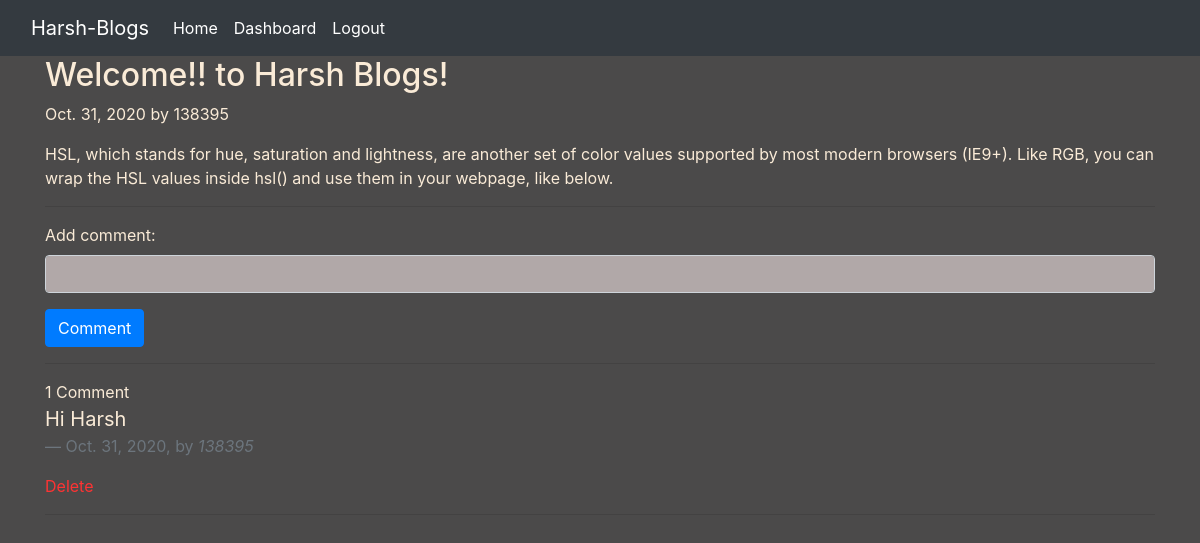
The page /10/ (signed in) on the database its author committed.
### blogapp/models.py (models this page shows, shortened)
class Post(models.Model):
    title = models.CharField(max_length=100)
    desc = models.TextField()
    post_date = models.DateField(auto_now_add=True)
    class Meta:
        ordering = ['-id']

class Comments(models.Model):
    post = models.ForeignKey(Post, on_delete=models.CASCADE)
    user = models.ForeignKey(User, on_delete=models.CASCADE)
    content = models.TextField(max_length=30)
    timestamp = models.DateField(auto_now_add=True)

### blogapp/views.py (the view)
# urls.py: path('<str:id>/', views.blog_page, name='blogpage'),
def blog_page(request, id):
    post = Post.objects.filter(id=id).first()
    comment = Comments.objects.filter(post=post).order_by('-id')
    if request.method == 'POST':
        comment_form = CommentForm(request.POST)
        if comment_form.is_valid():
            if request.user.is_authenticated:
                content = request.POST.get('content')
            else:
                return redirect('/login/')
            comment = Comments.objects.create(post=post, user=request.user, content=content)
            comment.save()
            return HttpResponseRedirect(request.path_info)
    else:
        comment_form = CommentForm()
    return render(request, 'blogapp/BlogPage.html', {'post': post, 'comment': comment, 'comment_form': comment_form})

### blogapp/forms.py
class CommentForm(forms.ModelForm):
    class Meta:
        model = Comments
        fields = ('content',)
        labels = {'content': 'Add comment'}
        widgets = {'content': forms.TextInput(attrs={'class': 'form-control'}), }

### blogapp/templates/blogapp/BlogPage.html (shortened to what this page needs)
{% extends 'blogapp/base.html' %}
{% load static %}
{% block content %}
<div class="container">
    <h2 class="blog-post-title">{{post.title}}</h2>
    <p class="blog-post-meta">{{post.post_date}} by {{request.user}}</p>
    <p>{{post.desc}}</p>
<hr>
<form method="post">
    {{comment_form.as_p}}
    <input type="submit" class="btn btn-primary" value="Comment">
</form>
<hr>
<div class="main-comment-section">
    {{comment.count}} Comment{{ Comments|pluralize }}
{% for comment in comment %}
    <blockquote class="blockquote">
      <p class="mb-0">{{comment.content}}</p>
      <footer class="blockquote-footer">{{comment.timestamp}},   by <cite title="Source Title">{{comment.user|capfirst}}</cite></footer>
    </blockquote>
    <a style="color:hsl(0,100%,60%);" href="{% url 'deletecomment' comment.id %}?next={{ request.path }}">Delete</a>
    <hr>
{% endfor %}
</div>
    </div>
{% endblock content %}

### blogapp/static/blogapp/css/style.css (style rules this page uses)
body { background-color : rgb(75, 74, 74); color : antiquewhite; }
.form-control { background-color : rgb(177, 168, 168); }

### rows shown on the page
Post: title "Welcome!! to Harsh Blogs!", post_date "Oct. 31, 2020", desc "HSL, which stands for hue, saturation and lightness, are another set of color values supported by most modern browsers (IE9+). Like RGB, you can wrap the HSL values inside hsl() and use them in your webpage, like below."
Comments: content "Hi Harsh", timestamp "Oct. 31, 2020", user "138395"

### other values the page prints
{{ request.user }} "138395"
{{ comment.count }} "1"
